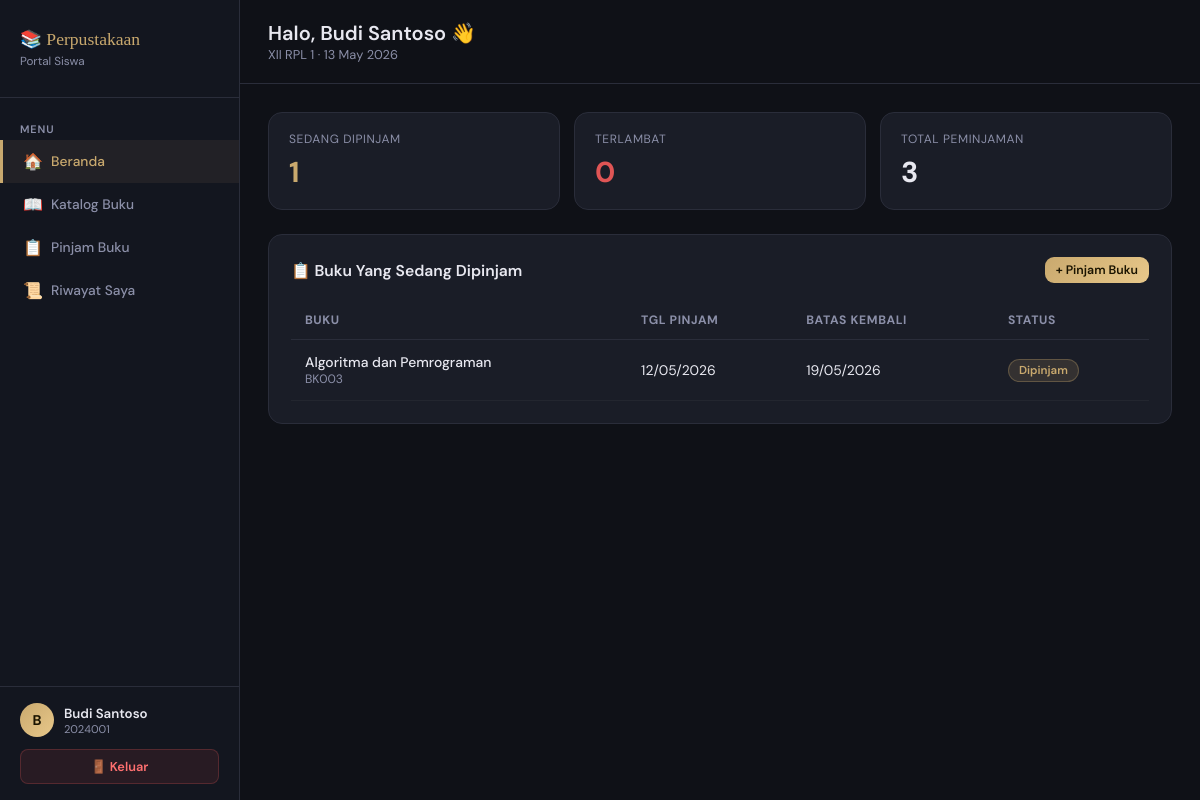
Page /Rangga_aplikasi_peminjaman_buku/user/dashboard.php (signed in) on the committed database.
### tables this page shows
CREATE TABLE `anggota` (
  `id` int(11) NOT NULL,
  `nis` varchar(20) NOT NULL,
  `nama` varchar(100) NOT NULL,
  `kelas` varchar(20) DEFAULT NULL,
  `alamat` text DEFAULT NULL,
  `telepon` varchar(15) DEFAULT NULL,
  `user_id` int(11) DEFAULT NULL,
  `created_at` timestamp NOT NULL DEFAULT current_timestamp()
);

CREATE TABLE `peminjaman` (
  `id` int(11) NOT NULL,
  `kode_pinjam` varchar(20) NOT NULL,
  `anggota_id` int(11) NOT NULL,
  `buku_id` int(11) NOT NULL,
  `tgl_pinjam` date NOT NULL,
  `tgl_kembali` date NOT NULL,
  `tgl_pengembalian` date DEFAULT NULL,
  `status` enum('dipinjam','dikembalikan','terlambat') DEFAULT 'dipinjam',
  `denda` int(11) DEFAULT 0,
  `created_at` timestamp NOT NULL DEFAULT current_timestamp()
);

CREATE TABLE `buku` (
  `id` int(11) NOT NULL,
  `kode_buku` varchar(20) NOT NULL,
  `judul` varchar(200) NOT NULL,
  `pengarang` varchar(100) DEFAULT NULL,
  `penerbit` varchar(100) DEFAULT NULL,
  `tahun_terbit` year(4) DEFAULT NULL,
  `kategori` varchar(50) DEFAULT NULL,
  `stok` int(11) DEFAULT 0,
  `created_at` timestamp NOT NULL DEFAULT current_timestamp()
);

### Rangga_aplikasi_peminjaman_buku/user/dashboard.php (the view, shortened to what this page needs)
<?php
include "../koneksi.php";
include "../includes/navbar_user.php";
$sedang_pinjam  = mysqli_fetch_row(mysqli_query($conn, "SELECT COUNT(*) FROM peminjaman WHERE anggota_id=$anggota_id AND status='dipinjam'"))[0];
$terlambat      = mysqli_fetch_row(mysqli_query($conn, "SELECT COUNT(*) FROM peminjaman WHERE anggota_id=$anggota_id AND status='terlambat'"))[0];
$total_pinjam   = mysqli_fetch_row(mysqli_query($conn, "SELECT COUNT(*) FROM peminjaman WHERE anggota_id=$anggota_id"))[0];
$aktif = mysqli_query($conn, "
    SELECT p.*, b.judul, b.pengarang, b.kode_buku
    FROM peminjaman p JOIN buku b ON p.buku_id=b.id
    WHERE p.anggota_id=$anggota_id AND p.status IN ('dipinjam','terlambat')
    ORDER BY p.tgl_kembali ASC
");
?>
<div class="topbar">
    <div>
        <h1>Halo, <?= htmlspecialchars($_SESSION['nama']) ?> 👋</h1>
        <div class="breadcrumb"><?= $anggota_data['kelas'] ?? '' ?> · <?= date('d F Y') ?></div>
    </div>
</div>
<div class="content">
<div class="stat-grid">
    <div class="stat-card">
        <div class="stat-label">Sedang Dipinjam</div>
        <div class="stat-value" style="color:var(--gold);"><?= $sedang_pinjam ?></div>
    </div>
    <div class="stat-card">
        <div class="stat-label">Terlambat</div>
        <div class="stat-value" style="color:#e05555;"><?= $terlambat ?></div>
    </div>
    <div class="stat-card">
        <div class="stat-label">Total Peminjaman</div>
        <div class="stat-value"><?= $total_pinjam ?></div>
    </div>
</div>
<div class="card">
    <div style="display:flex;justify-content:space-between;align-items:center;margin-bottom:18px;">
        <h3 style="font-size:.98rem;font-weight:600;">📋 Buku Yang Sedang Dipinjam</h3>
        <a href="pinjam.php" class="btn btn-primary btn-sm">+ Pinjam Buku</a>
    </div>
    <?php if(mysqli_num_rows($aktif) == 0): ?>
    <div style="text-align:center;padding:40px;color:var(--muted);">
        <div style="font-size:3rem;margin-bottom:12px;">📭</div>
        <div>Belum ada buku yang dipinjam</div>
        <a href="katalog.php" style="color:var(--gold);text-decoration:none;font-size:.88rem;margin-top:8px;display:inline-block;">Lihat katalog buku →</a>
    </div>
    <?php else: ?>
    <table>
        <thead>
            <tr><th>Buku</th><th>Tgl Pinjam</th><th>Batas Kembali</th><th>Status</th></tr>
        </thead>
        <tbody>
            <?php while($row = mysqli_fetch_assoc($aktif)):
            ?>
            <tr>
                <td>
                    <div style="font-weight:500;"><?= htmlspecialchars($row['judul']) ?></div>
                    <div style="font-size:.76rem;color:var(--muted);"><?= $row['kode_buku'] ?></div>
                </td>
                <td><?= date('d/m/Y', strtotime($row['tgl_pinjam'])) ?></td>
                <td>
                    <?= date('d/m/Y', strtotime($row['tgl_kembali'])) ?>
                </td>
                <td>
                    <?php if($row['status']=='terlambat'): ?><span class="badge badge-red">Terlambat</span>
                    <?php else: ?><span class="badge badge-gold">Dipinjam</span><?php endif; ?>
                </td>
            </tr>
            <?php endwhile; ?>
        </tbody>
    </table>
    <?php endif; ?>
</div>
</div>
</div></body></html>

### Rangga_aplikasi_peminjaman_buku/includes/navbar_user.php (shortened to what this page needs)
<?php
include_once "../koneksi.php";
$user_id = (int)$_SESSION['id'];
$anggota_data = mysqli_fetch_assoc(mysqli_query($conn, "SELECT * FROM anggota WHERE user_id=$user_id"));
$anggota_id   = $anggota_data['id'] ?? 0;
$current = basename($_SERVER['PHP_SELF']);
?>
<!DOCTYPE html>
<html lang="id">
<head>
</head>
<body>
<div class="sidebar">
    <div class="sidebar-logo">
        <div class="logo-text">📚 Perpustakaan</div>
        <div class="logo-sub">Portal Siswa</div>
    </div>
    <nav class="sidebar-nav">
        <div class="nav-section">Menu</div>
        <a href="dashboard.php" class="nav-item <?= $current=='dashboard.php'?'active':'' ?>">
            <span class="icon">🏠</span> Beranda
        </a>
        <a href="katalog.php" class="nav-item <?= $current=='katalog.php'?'active':'' ?>">
            <span class="icon">📖</span> Katalog Buku
        </a>
        <a href="pinjam.php" class="nav-item <?= $current=='pinjam.php'?'active':'' ?>">
            <span class="icon">📋</span> Pinjam Buku
        </a>
        <a href="riwayat.php" class="nav-item <?= $current=='riwayat.php'?'active':'' ?>">
            <span class="icon">📜</span> Riwayat Saya
        </a>
    </nav>
    <div class="sidebar-footer">
        <div class="user-info">
            <div class="user-avatar"><?= strtoupper(substr($_SESSION['nama'], 0, 1)) ?></div>
            <div>
                <div class="user-name"><?= htmlspecialchars($_SESSION['nama']) ?></div>
                <div class="user-level"><?= $anggota_data['nis'] ?? 'Siswa' ?></div>
            </div>
        </div>
        <a href="../logout.php" class="btn-logout">🚪 Keluar</a>
    </div>
</div>
<div class="main">

### Rangga_aplikasi_peminjaman_buku/includes/navbar_user.php (style rules this page uses)
:root { --bg:#0f1117;--sidebar:#13161f;--card:#1a1d27;--border:#2a2d3a;--gold:#c9a96e;--gold-light:#e8c88a;--text:#e8e8f0;--muted:#8b8fa8;--success:#4dbd74; }
* { margin:0;padding:0;box-sizing:border-box; }
body { font-family:'DM Sans',sans-serif;background:var(--bg);color:var(--text);display:flex;min-height:100vh; }
.sidebar { width:240px;background:var(--sidebar);border-right:1px solid var(--border);display:flex;flex-direction:column;position:fixed;top:0;left:0;height:100vh; }
.sidebar-logo { padding:28px 20px;border-bottom:1px solid var(--border); }
.logo-text { font-family:'Playfair Display',serif;font-size:1.1rem;color:var(--gold);line-height:1.3; }
.logo-sub { font-size:.73rem;color:var(--muted);margin-top:2px; }
.sidebar-nav { flex:1;padding:16px 0; }
.nav-section { padding:8px 20px 4px;font-size:.68rem;font-weight:600;color:var(--muted);text-transform:uppercase;letter-spacing:.08em; }
.nav-item { display:flex;align-items:center;gap:10px;padding:11px 20px;color:var(--muted);text-decoration:none;font-size:.86rem;font-weight:500;transition:all .15s;border-left:3px solid transparent; }
.nav-item.active { color:var(--gold);background:rgba(201,169,110,.08);border-left-color:var(--gold); }
.icon { font-size:1rem;width:18px;text-align:center; }
.sidebar-footer { padding:16px 20px;border-top:1px solid var(--border); }
.user-avatar { width:34px;height:34px;background:linear-gradient(135deg,var(--gold),var(--gold-light));border-radius:50%;display:flex;align-items:center;justify-content:center;font-weight:700;font-size:.88rem;color:#1a1400;flex-shrink:0; }
.user-info { display:flex;align-items:center;gap:10px; }
.user-name { font-size:.83rem;font-weight:600; }
.user-level { font-size:.7rem;color:var(--muted); }
.btn-logout { display:block;margin-top:12px;text-align:center;background:rgba(224,85,85,.1);border:1px solid rgba(224,85,85,.25);color:#ff7070;padding:8px;border-radius:8px;text-decoration:none;font-size:.8rem;font-weight:600;transition:all .2s; }
.main { margin-left:240px;flex:1;display:flex;flex-direction:column; }
.topbar { padding:20px 28px;border-bottom:1px solid var(--border);background:var(--bg);display:flex;align-items:center;justify-content:space-between; }
.topbar h1 { font-size:1.25rem;font-weight:600; }
.topbar .breadcrumb { font-size:.8rem;color:var(--muted); }
.content { padding:28px;flex:1; }
.card { background:var(--card);border:1px solid var(--border);border-radius:14px;padding:22px;margin-bottom:22px; }
.stat-grid { display:grid;grid-template-columns:repeat(3,1fr);gap:14px;margin-bottom:24px; }
.stat-card { background:var(--card);border:1px solid var(--border);border-radius:14px;padding:18px 20px; }
.stat-label { font-size:.75rem;color:var(--muted);text-transform:uppercase;letter-spacing:.05em;margin-bottom:6px; }
.stat-value { font-size:1.8rem;font-weight:700; }
table { width:100%;border-collapse:collapse; }
thead th { text-align:left;padding:11px 14px;font-size:.76rem;color:var(--muted);text-transform:uppercase;letter-spacing:.05em;border-bottom:1px solid var(--border); }
tbody td { padding:13px 14px;font-size:.87rem;border-bottom:1px solid rgba(255,255,255,.04); }
.badge { display:inline-block;padding:3px 10px;border-radius:20px;font-size:.72rem;font-weight:600; }
.badge-gold { background:rgba(201,169,110,.15);color:var(--gold);border:1px solid rgba(201,169,110,.3); }
.btn { display:inline-block;padding:8px 16px;border-radius:9px;font-size:.83rem;font-weight:600;text-decoration:none;border:none;cursor:pointer;font-family:'DM Sans',sans-serif;transition:all .2s; }
.btn-primary { background:linear-gradient(135deg,var(--gold),var(--gold-light));color:#1a1400; }
.btn-sm { padding:5px 11px;font-size:.77rem; }

### rows in the picture
anggota: nis "2024001", kelas "XII RPL 1", id "1"
peminjaman: buku.judul "Algoritma dan Pemrograman", buku.kode_buku "BK003", tgl_pinjam "12/05/2026", tgl_kembali "19/05/2026", status "Dipinjam"

### other values in the picture
substr($_SESSION['nama'], 0, 1) "B"
$_SESSION['nama'] "Budi Santoso"
$terlambat "0"
$total_pinjam "3"
